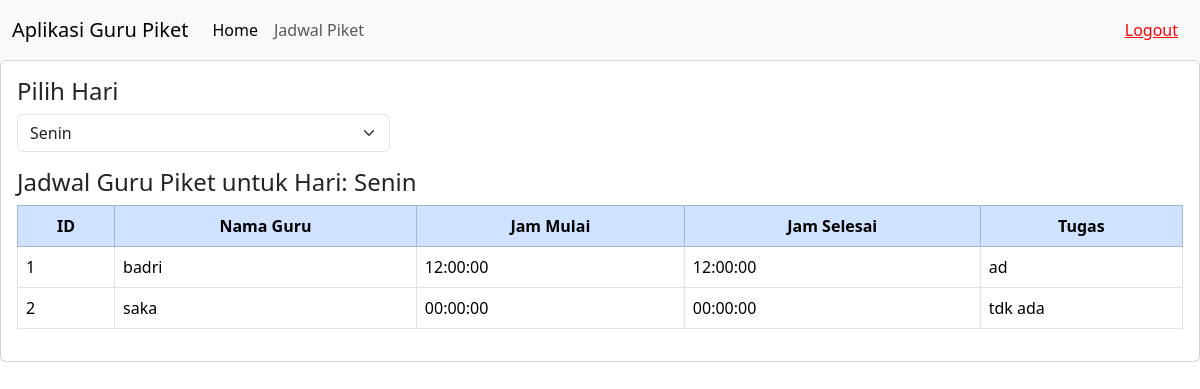
Page /home.php?hari=Senin on the committed database.
### tables this page shows
CREATE TABLE `jadwal_guru` (
  `id` int(11) NOT NULL,
  `nama_guru` varchar(100) NOT NULL,
  `hari` varchar(50) NOT NULL,
  `jam_mulai` time NOT NULL,
  `jam_selesai` time NOT NULL,
  `tugas` text NOT NULL
);

### home.php (the view, shortened to what this page needs)
<?php
include 'koneksi.php';
$hariIndo = [
    'Sunday' => 'Minggu',
    'Monday' => 'Senin',
    'Tuesday' => 'Selasa',
    'Wednesday' => 'Rabu',
    'Thursday' => 'Kamis',
    'Friday' => 'Jumat',
    'Saturday' => 'Sabtu',
];
$hariDipilih = isset($_GET['hari']) ? $_GET['hari'] : 'Semua';
if ($hariDipilih === 'Semua') {
    $query = "SELECT * FROM jadwal_guru";
} else {
    $query = "SELECT * FROM jadwal_guru WHERE hari = '$hariDipilih'";
}
$result = mysqli_query($koneksi, $query);
?>
<!doctype html>
<html lang="en">
<head>
  <link href="https://cdn.jsdelivr.net/npm/bootstrap@5.3.3/dist/css/bootstrap.min.css" rel="stylesheet">
</head>
<body>
  <nav class="navbar navbar-expand-lg bg-body-tertiary">
    <div class="container-fluid">
      <a class="navbar-brand" href="#">Aplikasi Guru Piket</a>
      <div class="collapse navbar-collapse" id="navbarSupportedContent">
        <ul class="navbar-nav me-auto mb-2 mb-lg-0">
          <li class="nav-item">
            <a class="nav-link active" aria-current="page" href="home.php">Home</a>
          </li>
          <li class="nav-item">
            <a class="nav-link" href="jadwal_piket.php">Jadwal Piket</a>
          </li>
        </ul>
        <div class="d-flex">
          <a href="logout.php" style="float: right; margin: 10px; color: red;">Logout</a>
        </div>
      </div>
    </div>
  </nav>
  <div class="card">
    <div class="card-body">
      <h4>Pilih Hari</h4>
      <form method="GET" action="">
        <div class="row mb-3">
          <div class="col-md-4">
            <select name="hari" class="form-select" onchange="this.form.submit()">
              <?php foreach ($hariIndo as $hariEn => $hariId) : ?>
                <option value="<?= $hariId; ?>" <?= $hariDipilih === $hariId ? 'selected' : ''; ?>>
                  <?= $hariId; ?>
                </option>
              <?php endforeach; ?>
            </select>
          </div>
        </div>
      </form>
      <h4>Jadwal Guru Piket<?= $hariDipilih === 'Semua' ? '' : ' untuk Hari: ' . $hariDipilih; ?></h4>
      <table class="table table-bordered" cellpadding="10" cellspacing="0" style="width: 100%;">
        <thead class="table-primary text-center">
          <th>ID</th>
          <th>Nama Guru</th>
          <th>Jam Mulai</th>
          <th>Jam Selesai</th>
          <th>Tugas</th>
        </thead>
        <?php if (mysqli_num_rows($result) > 0) : ?>
          <?php
            $id = 1;
            while ($row = mysqli_fetch_assoc($result)) : ?>
            <tr>
              <td><?= $id++ ?></td>
              <td><?= $row['nama_guru']; ?></td>
              <td><?= $row['jam_mulai']; ?></td>
              <td><?= $row['jam_selesai']; ?></td>
              <td><?= $row['tugas']; ?></td>
            </tr>
          <?php endwhile; ?>
        <?php else : ?>
          <tr>
            <td colspan="6" class="text-center">Tidak ada data.</td>
          </tr>
        <?php endif; ?>
      </table>
    </div>
  </div>
</body>
</html>

### rows in the picture
jadwal_guru: nama_guru "badri", jam_mulai "12:00:00", jam_selesai "12:00:00", tugas "ad"
jadwal_guru: nama_guru "saka", jam_mulai "00:00:00", jam_selesai "00:00:00", tugas "tdk ada"

### other values in the picture
$hariDipilih "Senin"
form field hari "Senin"
